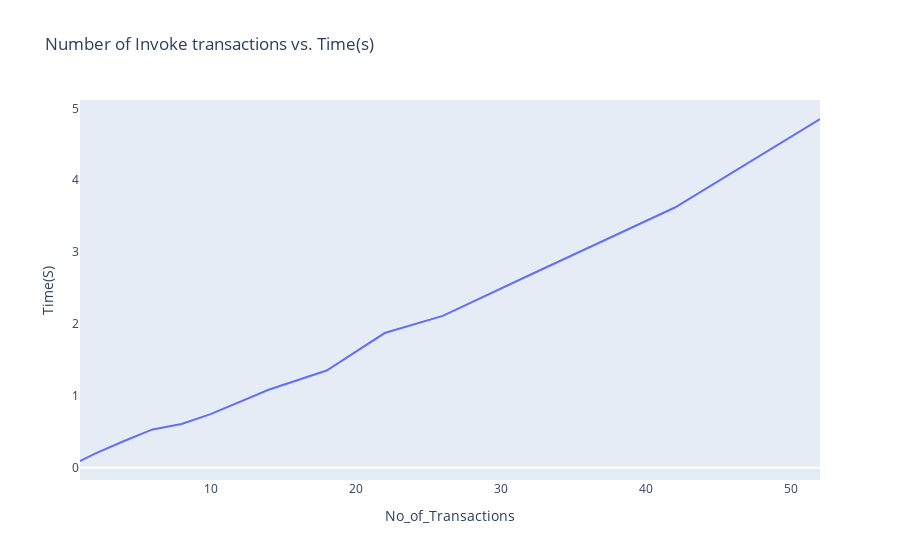

This figure's notebook cell:
### Code cell
fig2 = px.line(invoke,x="No_of_Transactions",y="Time(S)",title='Number of Invoke transactions vs. Time(s)')
fig2.update_layout(xaxis_showgrid=False, yaxis_showgrid=False)
fig2.show()

### Figure 1 — Plotly figure (JSON) as saved in the notebook; plotly's stock layout.template omitted (floating-point values rounded to 4 significant figures)
{"data": [{"hovertemplate": "No_of_Transactions=%{x}<br>Time(S)=%{y}<extra></extra>", "legendgroup": "", "line": {"color": "#636efa", "dash": "solid"}, "mode": "lines", "name": "", "showlegend": false, "type": "scatter", "x": [1, 2, 4, 6, 8, 10, 14, 18, 22, 26, 32, 42, 52], "xaxis": "x", "y": [0.09271, 0.1911, 0.3675, 0.5324, 0.6078, 0.7451, 1.084, 1.351, 1.873, 2.112, 2.681, 3.62, 4.851], "yaxis": "y"}], "layout": {"legend": {"tracegroupgap": 0}, "title": {"text": "Number of Invoke transactions vs. Time(s)"}, "xaxis": {"anchor": "y", "domain": [0, 1], "showgrid": false, "title": {"text": "No_of_Transactions"}}, "yaxis": {"anchor": "x", "domain": [0, 1], "showgrid": false, "title": {"text": "Time(S)"}}}}
